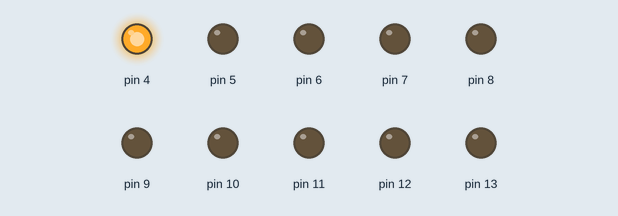
Simulated run of this sketch. Board: Arduino Uno, built with avr-gcc and run on an emulated ATmega328P. On the bench: output pins drawn as LEDs (lit = HIGH).

Above: at 0.03 s.
At 0.45 s:
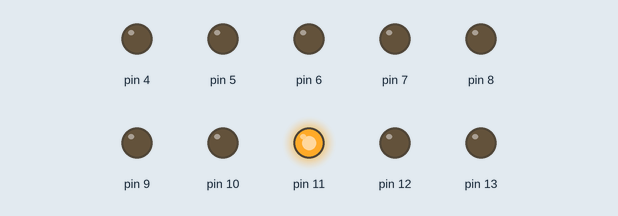
At 0.93 s:
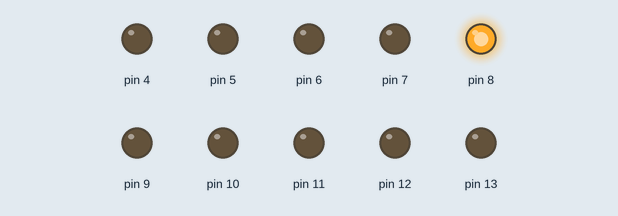
At 1.35 s:
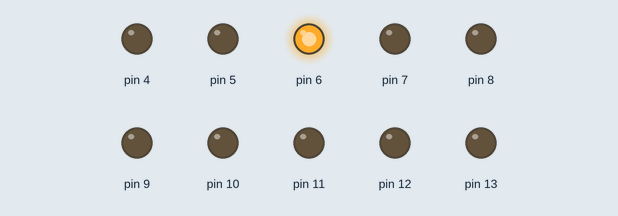
At 1.8 s:
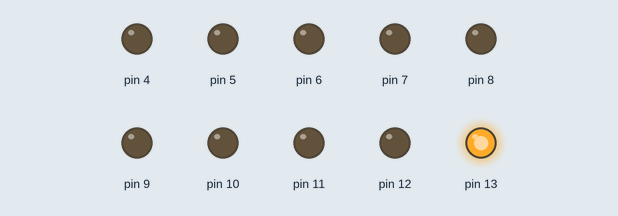
At 2.91 s:
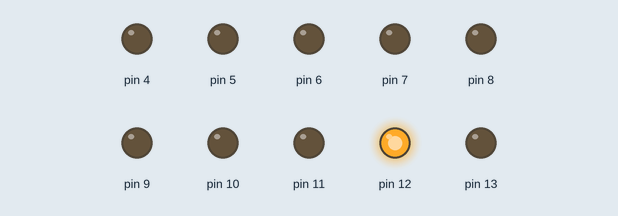
Timing chart, 0 to 3.2 s (numbered marks = the images above):
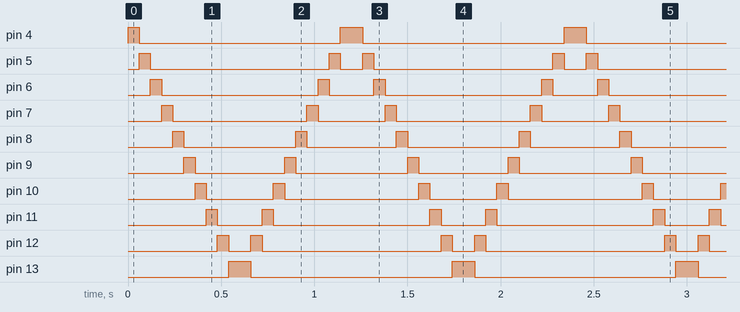

The sketch:

19-retorno-efeito.ino
```cpp
/**
  Efeito luminoso
  @author Erica Viana
  */

int efeito = 60;

void setup() {
  for (int i = 4; i < 14; i++) {
    pinMode(i, OUTPUT);
  }
}

void loop() {
  // Loop para acender os LEDs de 4 a 13
  for (int i = 4; i < 14; i++) {
    digitalWrite(i, HIGH);
    delay(efeito);
    digitalWrite(i, LOW);
  }

  // Loop para acender os LEDs de 13 a 4
  for (int i = 13; i > 3; i--) {
    digitalWrite(i, HIGH);
    delay(efeito);
    digitalWrite(i, LOW);
  }
}
```

Measured:
- by itself, pin 4: repeats every 1.2 s: LOW 1.1 s, HIGH 0.12 s
- by itself, pin 5: repeats every 1.2 s: LOW 0.96 s, HIGH 0.06 s, LOW 0.12 s, HIGH 0.06 s
- by itself, pin 6: repeats every 1.2 s: LOW 0.84 s, HIGH 0.06 s, LOW 0.24 s, HIGH 0.06 s
- by itself, pin 7: repeats every 1.2 s: LOW 0.72 s, HIGH 0.06 s, LOW 0.36 s, HIGH 0.06 s
- by itself, pin 8: repeats every 1.2 s: LOW 0.60 s, HIGH 0.06 s, LOW 0.48 s, HIGH 0.06 s
- by itself, pin 9: repeats every 1.2 s: LOW 0.48 s, HIGH 0.06 s, LOW 0.60 s, HIGH 0.06 s
- by itself, pin 10: repeats every 1.2 s: LOW 0.36 s, HIGH 0.06 s, LOW 0.72 s, HIGH 0.06 s
- by itself, pin 11: repeats every 1.2 s: LOW 0.24 s, HIGH 0.06 s, LOW 0.84 s, HIGH 0.06 s
